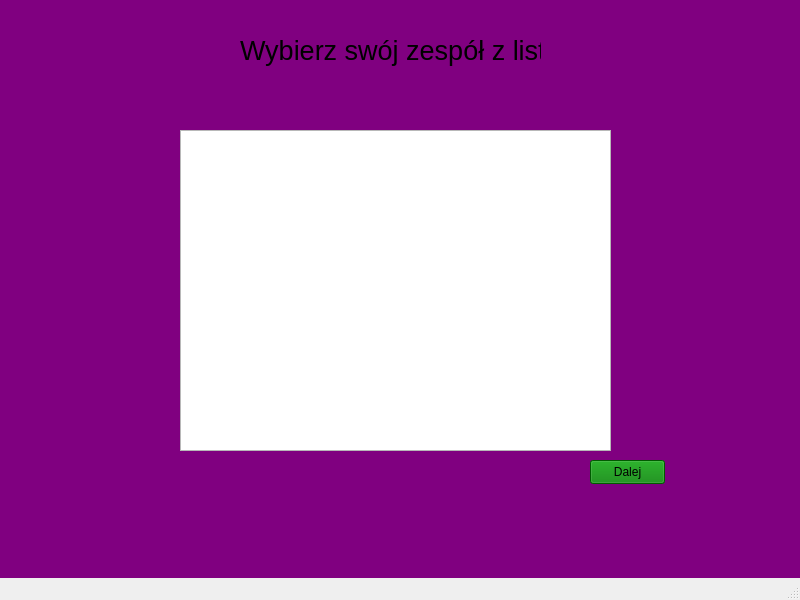
<?xml version="1.0" encoding="UTF-8"?>
<ui version="4.0">
 <class>MainWindow</class>
 <widget class="QMainWindow" name="MainWindow">
  <property name="geometry">
   <rect>
    <x>0</x>
    <y>0</y>
    <width>800</width>
    <height>600</height>
   </rect>
  </property>
  <property name="windowTitle">
   <string>MainWindow</string>
  </property>
  <property name="styleSheet">
   <string notr="true">#centralwidget {
    background-color: purple;
}</string>
  </property>
  <widget class="QWidget" name="centralwidget">
   <widget class="QLabel" name="label">
    <property name="geometry">
     <rect>
      <x>240</x>
      <y>30</y>
      <width>301</width>
      <height>41</height>
     </rect>
    </property>
    <property name="font">
     <font>
      <pointsize>20</pointsize>
     </font>
    </property>
    <property name="text">
     <string>Wybierz swój zespół z listy</string>
    </property>
   </widget>
   <widget class="QListWidget" name="listWidget">
    <property name="geometry">
     <rect>
      <x>180</x>
      <y>130</y>
      <width>431</width>
      <height>321</height>
     </rect>
    </property>
   </widget>
   <widget class="QPushButton" name="Klub_dalej">
    <property name="geometry">
     <rect>
      <x>590</x>
      <y>460</y>
      <width>75</width>
      <height>24</height>
     </rect>
    </property>
    <property name="styleSheet">
     <string notr="true">QPushButton {
    background-color: green;
}
</string>
    </property>
    <property name="text">
     <string>Dalej</string>
    </property>
   </widget>
  </widget>
  <widget class="QMenuBar" name="menubar">
   <property name="geometry">
    <rect>
     <x>0</x>
     <y>0</y>
     <width>800</width>
     <height>22</height>
    </rect>
   </property>
  </widget>
  <widget class="QStatusBar" name="statusbar"/>
 </widget>
 <resources/>
 <connections/>
</ui>
